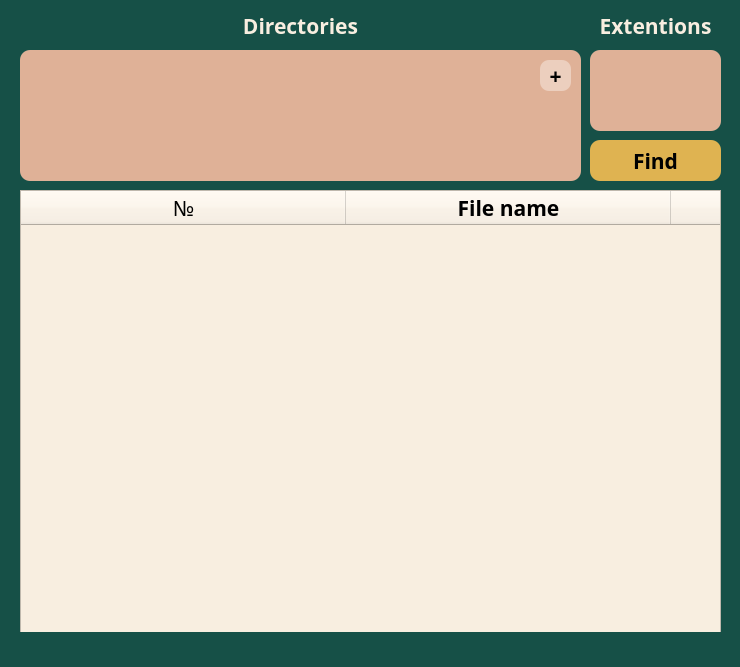
<?xml version="1.0" encoding="UTF-8"?>
<ui version="4.0">
 <class>MainWindow</class>
 <widget class="QMainWindow" name="MainWindow">
  <property name="geometry">
   <rect>
    <x>0</x>
    <y>0</y>
    <width>740</width>
    <height>667</height>
   </rect>
  </property>
  <property name="minimumSize">
   <size>
    <width>740</width>
    <height>0</height>
   </size>
  </property>
  <property name="maximumSize">
   <size>
    <width>740</width>
    <height>800</height>
   </size>
  </property>
  <property name="font">
   <font>
    <family>Sawasdee</family>
    <pointsize>16</pointsize>
    <weight>75</weight>
    <bold>true</bold>
   </font>
  </property>
  <property name="windowTitle">
   <string>MainWindow</string>
  </property>
  <property name="styleSheet">
   <string notr="true">background-color: rgb(22, 80, 71);</string>
  </property>
  <widget class="QWidget" name="centralwidget">
   <widget class="QTableWidget" name="tableWidget">
    <property name="geometry">
     <rect>
      <x>20</x>
      <y>190</y>
      <width>701</width>
      <height>461</height>
     </rect>
    </property>
    <property name="font">
     <font>
      <family>Sawasdee</family>
      <pointsize>16</pointsize>
      <weight>75</weight>
      <bold>true</bold>
     </font>
    </property>
    <property name="styleSheet">
     <string notr="true">background-color: rgb(248, 238, 224);
</string>
    </property>
    <property name="horizontalScrollBarPolicy">
     <enum>Qt::ScrollBarAlwaysOff</enum>
    </property>
    <property name="autoScroll">
     <bool>true</bool>
    </property>
    <attribute name="horizontalHeaderMinimumSectionSize">
     <number>20</number>
    </attribute>
    <attribute name="horizontalHeaderDefaultSectionSize">
     <number>325</number>
    </attribute>
    <attribute name="horizontalHeaderStretchLastSection">
     <bool>true</bool>
    </attribute>
    <attribute name="verticalHeaderVisible">
     <bool>false</bool>
    </attribute>
    <attribute name="verticalHeaderShowSortIndicator" stdset="0">
     <bool>false</bool>
    </attribute>
    <attribute name="verticalHeaderStretchLastSection">
     <bool>false</bool>
    </attribute>
    <column>
     <property name="text">
      <string>№</string>
     </property>
     <property name="font">
      <font>
       <family>Sawasdee</family>
       <pointsize>16</pointsize>
       <weight>50</weight>
       <bold>false</bold>
      </font>
     </property>
     <property name="background">
      <color>
       <red>223</red>
       <green>164</green>
       <blue>33</blue>
      </color>
     </property>
    </column>
    <column>
     <property name="text">
      <string>File name</string>
     </property>
     <property name="font">
      <font>
       <family>Sawasdee</family>
       <pointsize>16</pointsize>
       <weight>75</weight>
       <bold>true</bold>
      </font>
     </property>
     <property name="background">
      <color>
       <red>223</red>
       <green>164</green>
       <blue>33</blue>
      </color>
     </property>
    </column>
    <column>
     <property name="text">
      <string>File birth</string>
     </property>
     <property name="font">
      <font>
       <family>Sawasdee</family>
       <pointsize>16</pointsize>
       <weight>75</weight>
       <bold>true</bold>
      </font>
     </property>
     <property name="background">
      <color>
       <red>223</red>
       <green>164</green>
       <blue>33</blue>
      </color>
     </property>
    </column>
   </widget>
   <widget class="QTextEdit" name="textEdit_directories">
    <property name="geometry">
     <rect>
      <x>20</x>
      <y>50</y>
      <width>561</width>
      <height>131</height>
     </rect>
    </property>
    <property name="font">
     <font>
      <family>Sawasdee</family>
      <pointsize>14</pointsize>
      <weight>75</weight>
      <bold>true</bold>
     </font>
    </property>
    <property name="styleSheet">
     <string notr="true">background-color: rgb(223, 177, 151);
border-radius: 10;
</string>
    </property>
    <property name="verticalScrollBarPolicy">
     <enum>Qt::ScrollBarAlwaysOff</enum>
    </property>
   </widget>
   <widget class="QPushButton" name="pushButton_Find">
    <property name="geometry">
     <rect>
      <x>590</x>
      <y>140</y>
      <width>131</width>
      <height>41</height>
     </rect>
    </property>
    <property name="maximumSize">
     <size>
      <width>16777215</width>
      <height>16777215</height>
     </size>
    </property>
    <property name="font">
     <font>
      <family>Sawasdee</family>
      <pointsize>16</pointsize>
      <weight>75</weight>
      <bold>true</bold>
     </font>
    </property>
    <property name="styleSheet">
     <string notr="true">QPushButton {background-color: rgb(223, 179, 81);
border-radius: 10;}
QPushButton:hover{background-color: rgb(209, 167, 73);}
QPushButton:pressed{background-color: rgb(235, 191, 95);}



</string>
    </property>
    <property name="text">
     <string>Find</string>
    </property>
   </widget>
   <widget class="QTextEdit" name="textEdit_extentions">
    <property name="geometry">
     <rect>
      <x>590</x>
      <y>50</y>
      <width>131</width>
      <height>81</height>
     </rect>
    </property>
    <property name="font">
     <font>
      <family>Sawasdee</family>
      <pointsize>14</pointsize>
      <weight>75</weight>
      <bold>true</bold>
     </font>
    </property>
    <property name="styleSheet">
     <string notr="true">background-color: rgb(223, 177, 151);
border-radius: 10;</string>
    </property>
    <property name="verticalScrollBarPolicy">
     <enum>Qt::ScrollBarAlwaysOff</enum>
    </property>
   </widget>
   <widget class="QLabel" name="label">
    <property name="geometry">
     <rect>
      <x>590</x>
      <y>10</y>
      <width>131</width>
      <height>31</height>
     </rect>
    </property>
    <property name="font">
     <font>
      <family>Sawasdee</family>
      <pointsize>16</pointsize>
      <weight>75</weight>
      <bold>true</bold>
     </font>
    </property>
    <property name="styleSheet">
     <string notr="true">color: rgb(248, 238, 224);</string>
    </property>
    <property name="text">
     <string>Extentions</string>
    </property>
    <property name="alignment">
     <set>Qt::AlignCenter</set>
    </property>
   </widget>
   <widget class="QLabel" name="label_2">
    <property name="geometry">
     <rect>
      <x>20</x>
      <y>10</y>
      <width>561</width>
      <height>31</height>
     </rect>
    </property>
    <property name="font">
     <font>
      <family>Sawasdee</family>
      <pointsize>16</pointsize>
      <weight>75</weight>
      <bold>true</bold>
     </font>
    </property>
    <property name="styleSheet">
     <string notr="true">color: rgb(248, 238, 224);</string>
    </property>
    <property name="text">
     <string>Directories</string>
    </property>
    <property name="alignment">
     <set>Qt::AlignCenter</set>
    </property>
   </widget>
   <widget class="QPushButton" name="pushButton">
    <property name="geometry">
     <rect>
      <x>540</x>
      <y>60</y>
      <width>31</width>
      <height>31</height>
     </rect>
    </property>
    <property name="font">
     <font>
      <family>Sawasdee</family>
      <pointsize>16</pointsize>
      <weight>75</weight>
      <bold>true</bold>
     </font>
    </property>
    <property name="styleSheet">
     <string notr="true">QPushButton
{
background-color: rgb(236, 207, 190);
border-radius: 9;
}

QPushButton:hover{background-color: rgb(194, 166, 151);}
QPushButton:pressed{background-color: rgb(243, 219, 205);}

</string>
    </property>
    <property name="text">
     <string>+</string>
    </property>
   </widget>
  </widget>
  <widget class="QStatusBar" name="statusbar">
   <property name="font">
    <font>
     <family>Sawasdee</family>
     <pointsize>16</pointsize>
     <weight>75</weight>
     <bold>true</bold>
    </font>
   </property>
   <property name="styleSheet">
    <string notr="true">color: rgb(248, 238, 224);
</string>
   </property>
  </widget>
  <widget class="QMenuBar" name="menubar">
   <property name="geometry">
    <rect>
     <x>0</x>
     <y>0</y>
     <width>740</width>
     <height>20</height>
    </rect>
   </property>
  </widget>
 </widget>
 <resources/>
 <connections/>
</ui>
